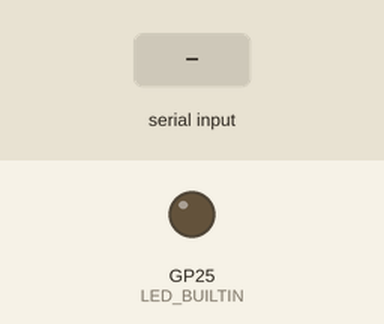
A sketch run on a simulated Raspberry Pi Pico. On the bench: output pins drawn as LEDs (lit = HIGH). The test bench sets the inputs (shaded band).

Above: at 1.2 s.
1.3 s: "1" received over the second serial link
At 2.3 s:
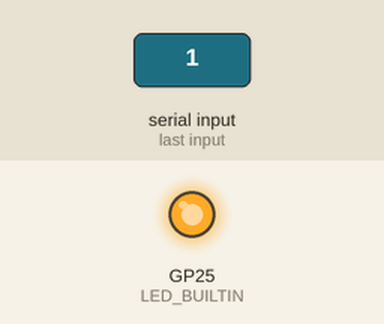
2.8 s: "0" received over the second serial link
At 3.4 s:
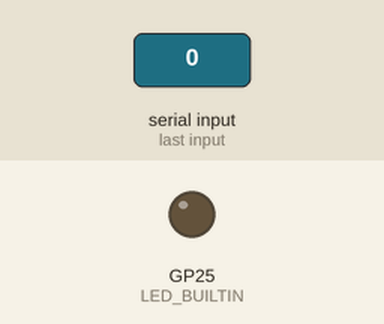
Timing chart, 0 to 5.8 s (numbered marks = the images above; inputs shaded):
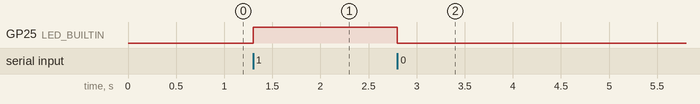

The sketch:

pico1_debug.ino
```cpp
// pico1.ino
// Receive '1' / '0' from Pico2 via UART and control LED

#include <Arduino.h>

void setup() {
  pinMode(LED_BUILTIN, OUTPUT);

  // UART0: TX=GP0, RX=GP1
  Serial1.setTX(0);
  Serial1.setRX(1);
  Serial1.begin(115200);
}

void loop() {
  if (Serial1.available()) {
    char c = Serial1.read();

    if (c == '1') {
      digitalWrite(LED_BUILTIN, HIGH);
    } else if (c == '0') {
      digitalWrite(LED_BUILTIN, LOW);
    }
  }
}
```

Measured:
- after the input at 1.3 s, GP25 (LED_BUILTIN): LOW → HIGH at once
- after the input at 2.8 s, GP25 (LED_BUILTIN): HIGH → LOW at once
